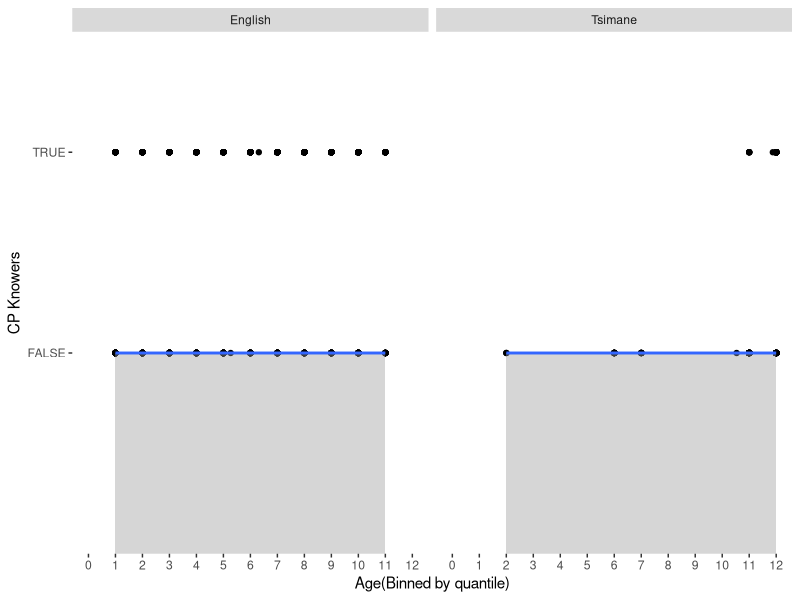
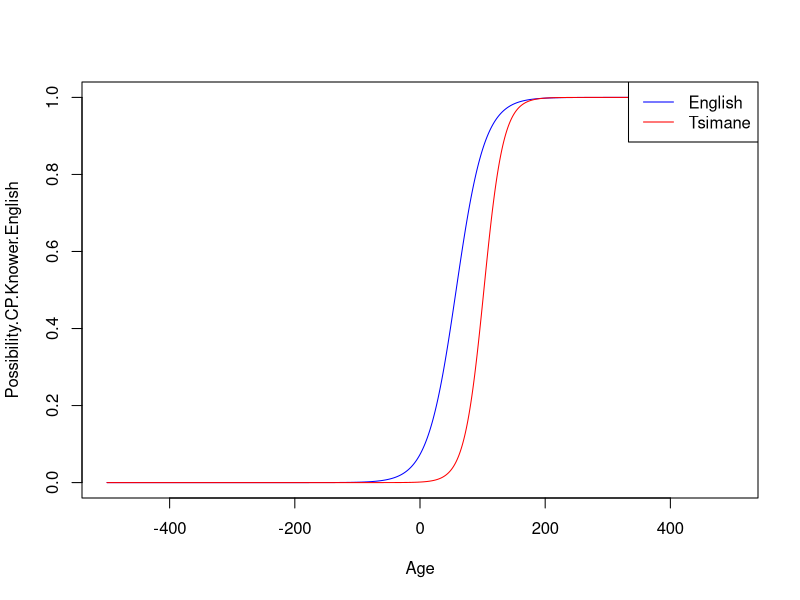
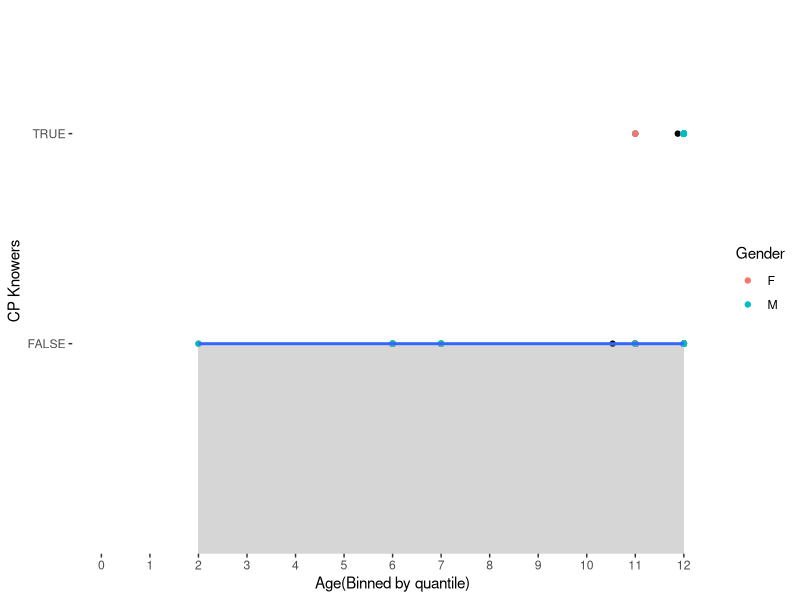
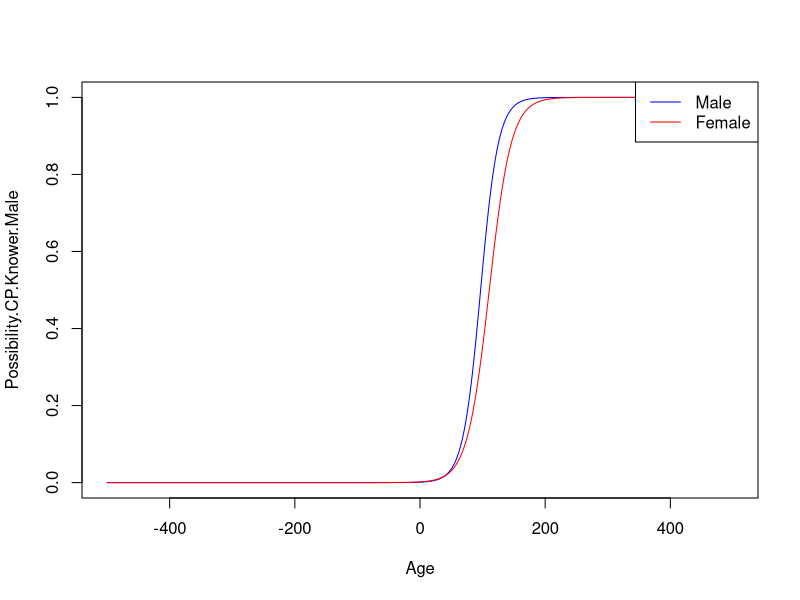

The R source for these figures, in order:
## ---- chunk 1
# Load & Check the data
d <- read.csv("knowers.csv")
summary(d)

# Make a new binary colomn
d$IsCPKnowers <- is.element(d$KL, "CP")
## ---- chunk 2
library("ggplot2")
library("dplyr")

# Bin the data by year & Get the mean and sd of data after binned
d <- d %>%
   dplyr::mutate(AgeByQuantile = ntile(Age, 12))

d_summary <- d %>%
  dplyr::group_by(AgeByQuantile, Language) %>%
  dplyr::summarize(CP_mean = mean(IsCPKnowers), CP_sd = sd(IsCPKnowers))

ggplot(d, aes(x=AgeByQuantile, y=IsCPKnowers)) +
  # geom_bar(aes(x=AgeByQuantile, y=CP_mean), stat='identity') +
  stat_summary(fun.data = mean_cl_boot, geom = "errorbar", width=.3) +
  stat_summary(fun.y = mean, geom = "point") +
  geom_point() +
  stat_smooth(method = "glm", method.args = list(family = binomial)) +
  facet_grid(~Language) +
  xlim(0, 12) +
  scale_x_continuous(limits = c(0, 12), breaks = seq(0, 12, by = 1)) +
  xlab("Age(Binned by quantile)") +
  ylab("CP Knowers") +
  theme(panel.background = element_rect(fill = "transparent"),
        plot.background = element_rect(fill = "transparent", color = NA),
        panel.grid.major = element_blank(),
        panel.grid.minor = element_blank())
## ---- chunk 3
# Covert the "Language" column to 0/1
# When it's "English", it would be 1
d$CPKnower.bin <- ifelse(d$IsCPKnowers == TRUE, 1, 0)
d$IsEnglish <- is.element(d$Language, "English")
# Set the logistic function
inv_logit <- function (z) { 1/(1+exp(-z)) }
g <- glm( CPKnower.bin ~ Age*IsEnglish + IsEnglish + Age + 1, data = d, family = "binomial")
summary(g)
## ---- chunk 4
Age <- seq(-500, +500, 0.1)

Possibility.CP.Knower.English <- inv_logit(-6.57967 + 4.03882 + (0.06447-0.02048)*Age)
Possibility.CP.Knower.Tsimane <- inv_logit(-6.57967 + 0.06447*Age)

plot(Age, Possibility.CP.Knower.English, type = "l", col = "blue")
lines(Age, Possibility.CP.Knower.Tsimane, col = "red")
legend("topright", legend = c("English", "Tsimane"), col = c("blue", "red"), lty = 1)
## ---- chunk 5
age.pred.75.T <- (log(0.75/0.25) + 6.57967)/0.06447
print(age.pred.75.T)
age.pred.75.U <- (log(0.75/0.25) + 6.57967 - 4.03882)/(0.06447-0.02048)
print(age.pred.75.U)
## ---- chunk 6
prob.age.0 <- inv_logit(-6.57967)
print(prob.age.0)
## ---- chunk 7
# Summary of the "dummy coding"
summary(g)

g.1 <- glm( CPKnower.bin ~ Age*IsEnglish + IsEnglish + Age + 1,
            data = d,
            family = "binomial",
            contrasts = list(IsEnglish=contr.sum))
# Summary of the new coding scheme
summary(g.1)
## ---- chunk 8
# Cut the part of the original dataframe with only "Tsimane" samples
d.tsimane <- subset(d, d$Language == "Tsimane")

ggplot(d.tsimane, aes(x=AgeByQuantile, y=IsCPKnowers)) +
  # geom_bar(aes(x=AgeByQuantile, y=CP_mean), stat='identity') +
  stat_summary(fun.data = mean_cl_boot, geom = "errorbar", width=.3) +
  stat_summary(fun.y = mean, geom = "point") +
  geom_point(aes(color = Gender)) +
  stat_smooth(method = "glm", method.args = list(family = binomial)) +
  xlim(0, 12) +
  scale_x_continuous(limits = c(0, 12), breaks = seq(0, 12, by = 1)) +
  xlab("Age(Binned by quantile)") +
  ylab("CP Knowers") +
  theme(panel.background = element_rect(fill = "transparent"),
        plot.background = element_rect(fill = "transparent", color = NA),
        panel.grid.major = element_blank(),
        panel.grid.minor = element_blank())
## ---- chunk 9
# Turn the gender predictor
d.tsimane$IsMale <- is.element(d.tsimane$Gender, "M")

# Conduct the glm
g.tsimane <- glm( CPKnower.bin ~ Age*IsMale + IsMale + Age + 1,
                  data = d.tsimane, family = "binomial")
summary(g.tsimane)

Possibility.CP.Knower.Male <- inv_logit(-6.30083 -0.52202 + (0.05693+0.01352)*Age)
Possibility.CP.Knower.Female <- inv_logit(-6.30083 + 0.05693*Age)

# Plot
plot(Age, Possibility.CP.Knower.Male, type = "l", col = "blue")
lines(Age, Possibility.CP.Knower.Female, col = "red")
legend("topright", legend = c("Male", "Female"), col = c("blue", "red"), lty = 1)
